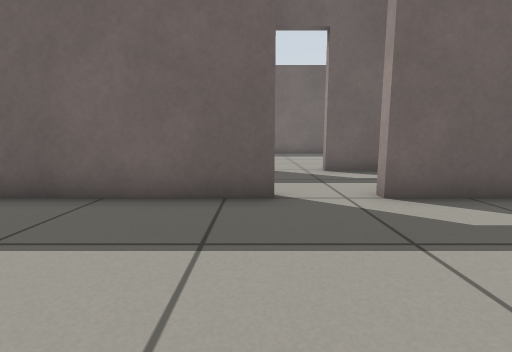
view 1 (above)

20 first-person views from a walk through a robot-simulator world made for Gazebo. The camera is 0.5 m above the floor, tilts 8° down and sees 85° across. The floor is counted in squares, 0.5 m on a side. Each view is taken from the middle of a square. On the plan, view 1 faces up. The plan holds only what a view shows up to about 11 squares ahead; the rest is blank.

view 2
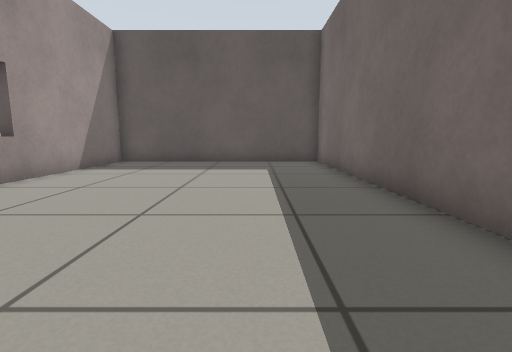

view 3
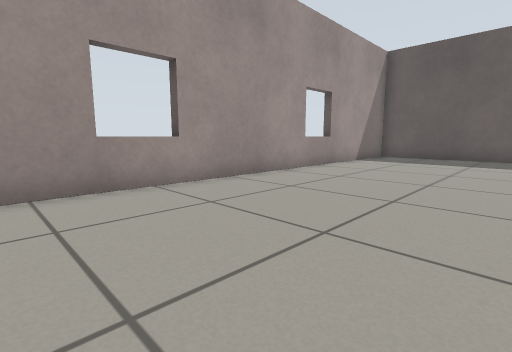

view 4
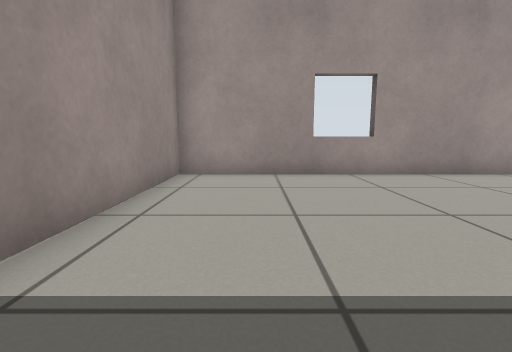

view 5
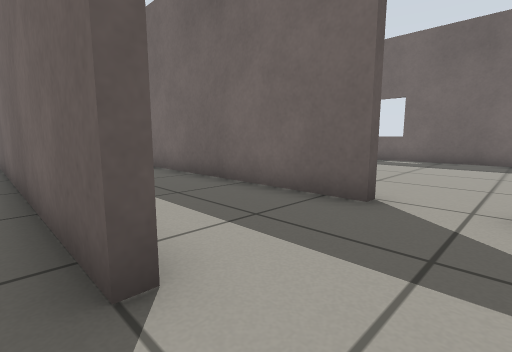

view 6
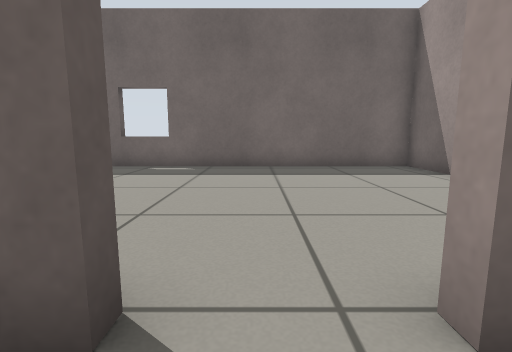

view 7
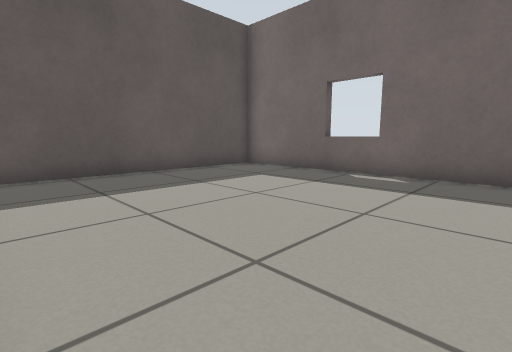

view 8
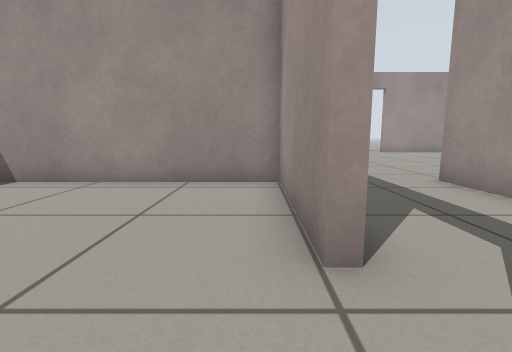

view 9
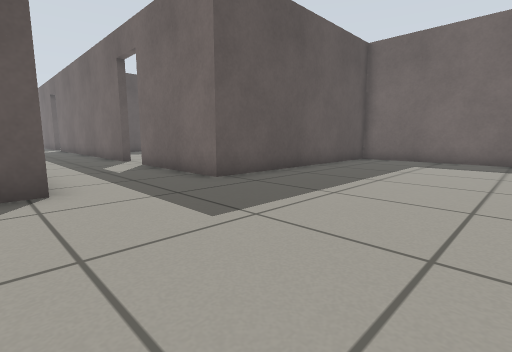

view 10
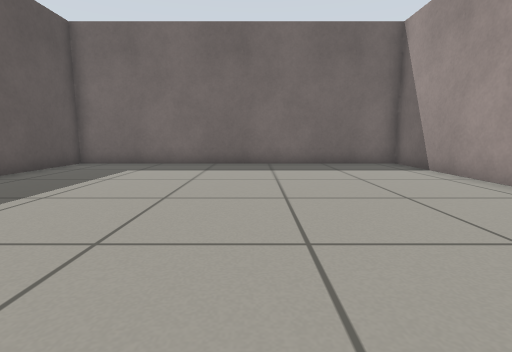

view 11
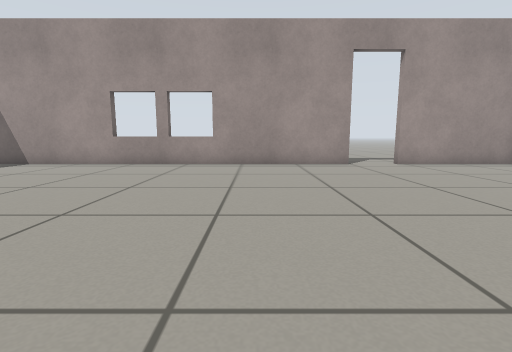

view 12
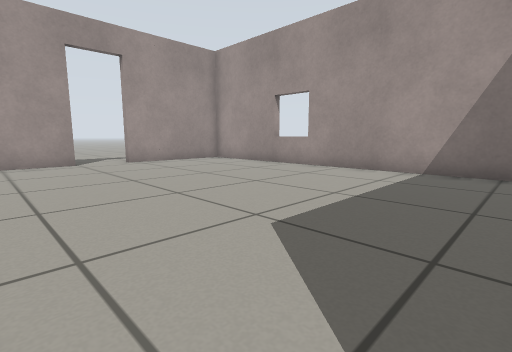

view 13
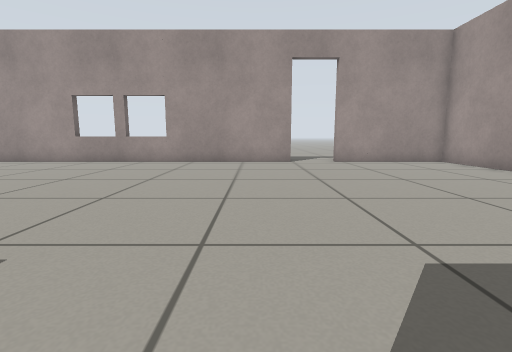

view 14
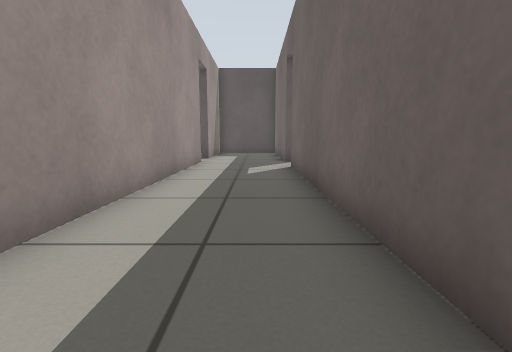

view 15
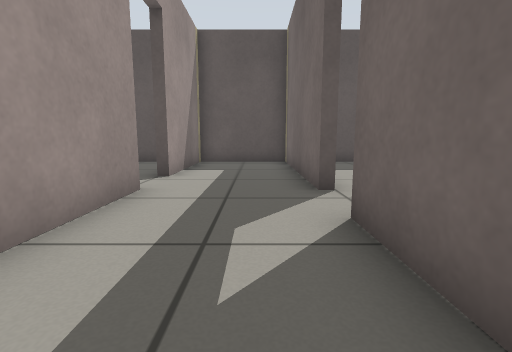

view 16
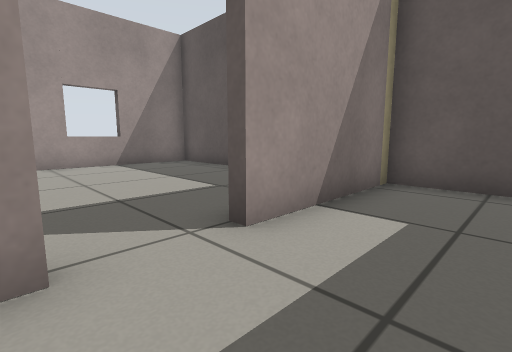

view 17
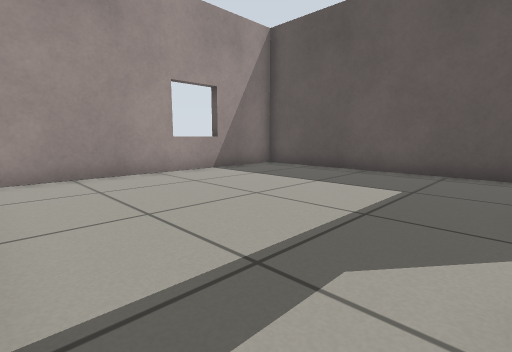

view 18
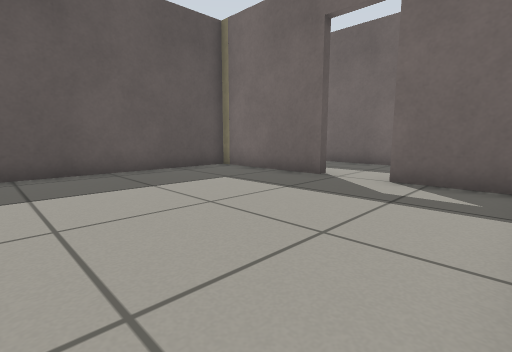

view 19
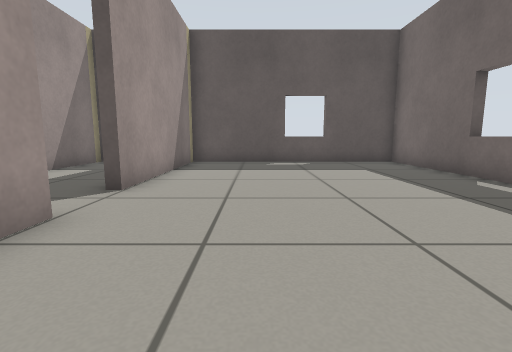

view 20
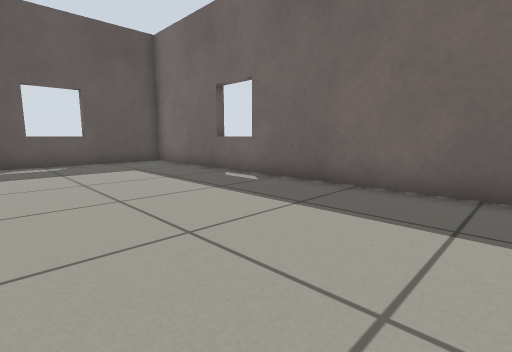

### Floor plan
Points are (right, up) in squares from view 1. A wall is a line through its corners. A room is listed if a view was taken in it or the views show most of it. See-through windows are left out.
Room 1 (views 1, 2, 3, 4, 5)
walls: (0.3, 4.5) (-10.3, 4.5) (-10.3, -3.4) (6.1, -3.4) (6.1, 1.9); (4.2, 4.5) (2, 4.5)
ways out: open door at (1.5, 5) to room 2
Room 2 (views 6, 9, 10, 11, 12, 13, 14, 15, 16)
walls: (4.5, 4.8) (6.4, 4.8) (6.4, 4.1); (0.3, 8.2) (-11.4, 8.2); (18.2, 2.5) (18.2, 16.5) (6.4, 16.5) (6.4, 8.2) (2, 8.2); (7.3, -3.4) (18.2, -3.4) (18.2, 0.9); (-13.1, 8.2) (-19.2, 8.2) (-19.2, 4.8) (-15.1, 4.8); (-13.4, 4.8) (-4.2, 4.8)
ways out: open door at (1.5, 5) to room 1; open door at (1.5, 8) to room 3; open door at (-14.5, 5) to room 4; open door at (-12.5, 8) to room 5; open door at (18, 1.5)
Room 3 (views 7, 8)
walls: (2, 8.5) (6.1, 8.5) (6.1, 16.5) (-6.9, 16.5) (-6.9, 9.3)
ways out: open door at (1.5, 8) to room 2
Room 4 (views 17, 18)
walls: (-15.1, 4.5) (-19.2, 4.5) (-19.2, -3.4) (-11.2, -3.4); (-11.2, 4.5) (-13.4, 4.5)
ways out: open door at (-14.5, 5) to room 2
Room 5 (views 19, 20)
walls: (-11.4, 8.5) (-10.6, 8.5); (-8.1, 16.5) (-19.2, 16.5) (-19.2, 8.5) (-13.1, 8.5)
ways out: open door at (-12.5, 8) to room 2

Positions as (right, up) in squares from view 1, and headings:
1: (0, 0), facing up
2: (1, 2), facing left
3: (4, 2), facing down-left
4: (4, 4), facing down
5: (2, 4), facing up-left
6: (1, 7), facing up
7: (1, 9), facing up-left
8: (0, 9), facing right
9: (12, 4), facing up-left
10: (13, 6), facing up
11: (8, 6), facing right
12: (7, 5), facing down-right
13: (7, 4), facing right
14: (-2, 7), facing left
15: (-8, 7), facing left
16: (-13, 7), facing down-left
17: (-11, 4), facing down-left
18: (-11, -2), facing up-left
19: (-8, 11), facing left
20: (-8, 11), facing up-left
